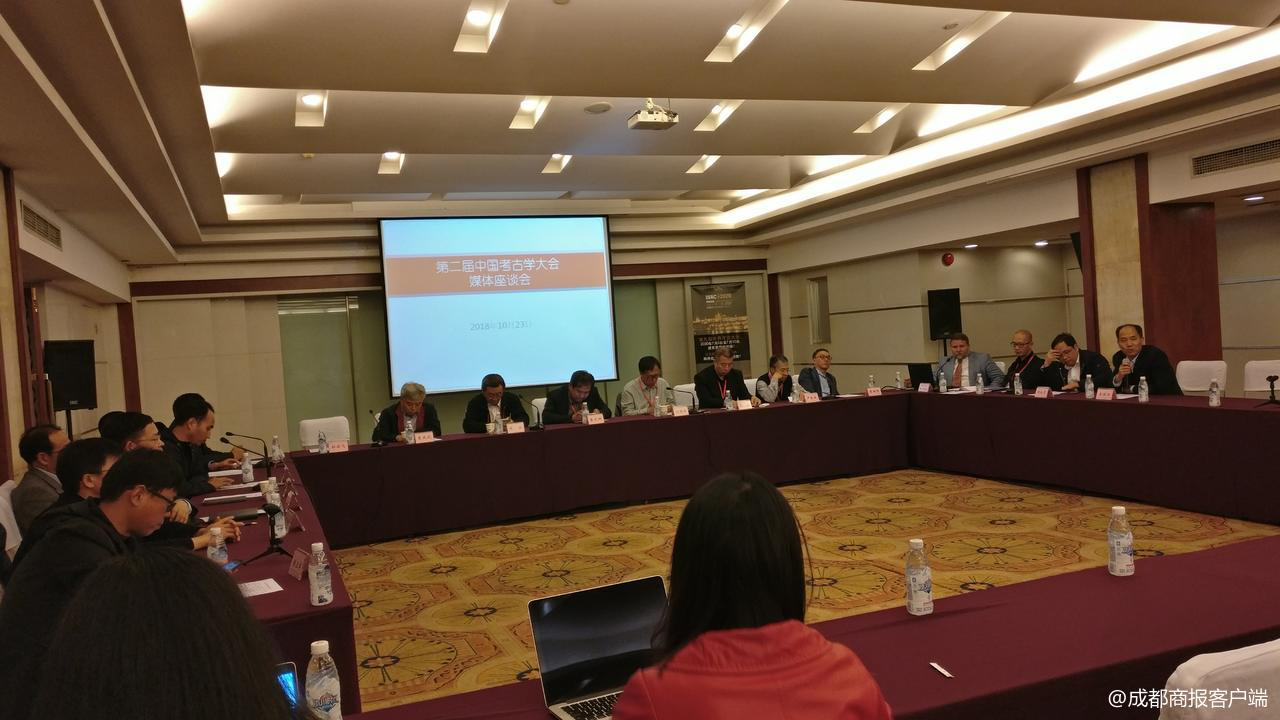
#> input picture ImageSim/img/1.png, 1280 x 720 px, found by its file name; the run also reads 1 picture not shown here
$ jupyter execute --allow-errors imageSim.ipynb   (older library calls are emulated)   (text cells are left out)
#> lines starting #> are read from the running program, lines starting #| are printed output that depends on the picture; pictures that were not available may be replaced by others from this repository, and a replacement may not be noted
[cell 1]
from PIL import Image
from PIL import ImageFilter
from PIL import ImageOps
import math

def get_code(List,middle):
	result = []
	for index in range(0,len(List)):
		if List[index] > middle:
			result.append("1")
		else:
			result.append("0")
	return result


def comp_code(code1,code2):
	num = 0
	for index in range(0,len(code1)):
		if str(code1[index]) != str(code2[index]):
			num+=1
	return num

def get_middle(List):
	li = List.copy()
	li.sort()
	if len(li)%2==0:
		index = int((len(li)/2)) - 1
		value = li[index]
	else:
		index = int((len(li)/2))
		value = (li[index]+li[index-1])/2
	return value


def get_matrix(image):
	matrix = []
	size = image.size
	for height in range(0,size[1]):
		pixel = []
		for width in range(0,size[0]):
			pixel_value = image.getpixel((width,height))
			pixel.append(pixel_value)
		matrix.append(pixel)
	return matrix


def get_coefficient(n):
	matrix = []
	PI = math.pi
	sqr = math.sqrt(1/n)
	value = []
	for i in range(0,n):
		value.append(sqr)
	matrix.append(value)

	for i in range(1,n):
		value=[]
		for j in range (0,n):
			data = math.sqrt(2.0/n) * math.cos(i*PI*(j+0.5)/n)
			value.append(data)
		matrix.append(value)
	return matrix


def get_transposing(matrix):
	new_matrix = []
	for i in range(0,len(matrix)):
		value = []
		for j in range(0,len(matrix[i])):
			value.append(matrix[j][i])
		new_matrix.append(value)
	return new_matrix

def get_mult(matrix1,matrix2):
	new_matrix = []

	for i in range(0,len(matrix1)):
		value_list = []
		for j in range(0,len(matrix1)):
			t = 0.0
			for k in range(0,len(matrix1)):
				t += matrix1[i][k] * matrix2[k][j]
			value_list.append(t)
		new_matrix.append(value_list)
	return new_matrix

def DCT(double_matrix):
	n = len(double_matrix)
	A = get_coefficient(n)
	AT = get_transposing(A)
	temp = get_mult(double_matrix, A)
	DCT_matrix = get_mult(temp, AT)
	return DCT_matrix

def sub_matrix_to_list(DCT_matrix,part_size):
	w,h = part_size
	List = []
	for i in range(0,h):
		for j in range(0,w):
			List.append(DCT_matrix[i][j])
	return List


def classify_DCT(image1,image2,size=(32,32),part_size=(8,8)):
	assert size[0]==size[1],"size error"
	assert part_size[0]==part_size[1],"part_size error"

	image1 = image1.convert('L').resize(size,Image.ANTIALIAS).filter(ImageFilter.BLUR)
	image1 = ImageOps.equalize(image1)
	matrix = get_matrix(image1)
	DCT_matrix = DCT(matrix)
	List = sub_matrix_to_list(DCT_matrix, part_size)
	middle = get_middle(List)
	code1 = get_code(List, middle)

	image2 = image2.convert('L').resize(size,Image.ANTIALIAS).filter(ImageFilter.BLUR)
	image2 = ImageOps.equalize(image2)
	matrix = get_matrix(image2)
	DCT_matrix = DCT(matrix)
	List = sub_matrix_to_list(DCT_matrix, part_size)
	middle = get_middle(List)
	code2 = get_code(List, middle)
	return comp_code(code1, code2)

[cell 2]
path1='./img/1.png'
img1=Image.open(path1,'r')
#> img1 is the input picture: PIL image 1280x720 RGB; mean R, G, B 102.8, 79, 59.5
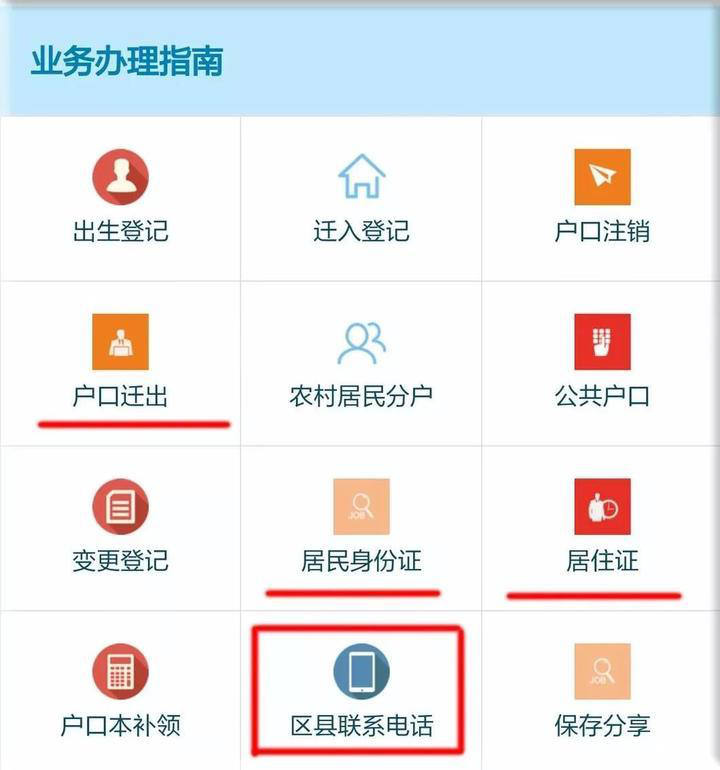
#> input picture ImageSim/img/15.png, 720 x 770 px, given in place of 3.png, which was not available
#> further down, img2 is the input picture: PIL image 720x770 RGB; mean R, G, B 236.2, 235.3, 236.8
#> (the rest of this cell did not finish here and is left out)

#> in classify_DCT, `image1 = image1.convert('L').resize(size,Image.ANTIALIAS).filter(Image..`:
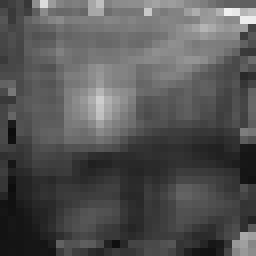
#> image1: PIL image 32x32 L (shown 8 times larger); min 12, max 239, mean 84.5
#> in classify_DCT, `image1 = ImageOps.equalize(image1)`:
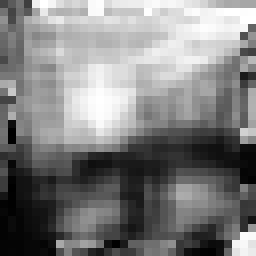
#> image1: PIL image 32x32 L (shown 8 times larger); min 0, max 255, mean 127
#> after the loop in get_matrix, `for height in range(0,size[1]):`: matrix = 32 items
#> in DCT, `n = len(double_matrix)`: n = 32
#> in get_coefficient, `sqr = math.sqrt(1/n)`: sqr = 0.177
#> after the loop in get_coefficient, `for i in range(0,n):`: value = 32 values from 0.177 to 0.177
#> after the loop in get_coefficient, `for i in range(1,n):`: matrix = 32 items
#> the loop in get_transposing, `for i in range(0,len(matrix)):` made 32 passes
#> the loop in get_mult, `for i in range(0,len(matrix1)):` made 32 passes
#> the loop in get_mult (call 2), `for i in range(0,len(matrix1)):` made 32 passes
#> after the loop in sub_matrix_to_list, `for i in range(0,h):`: List = 64 values, max 255 at index 5, min 62 at index 3, mean 150.2
#> in get_middle, `li = List.copy()`: li has the same summary as List in sub_matrix_to_list
#> in get_middle, `index = int((len(li)/2)) - 1`: index = 31
#> in get_middle, `value = li[index]`: value = 152
#> the loop in get_code, `for index in range(0,len(List)):` made 64 passes
#> after the loop in get_code, `for index in range(0,len(List)):`: result = 64 items, first 6: '0', '0', '0', '0', '1', '1'
#> in classify_DCT, `image2 = image2.convert('L').resize(size,Image.ANTIALIAS).filter(Image..`:
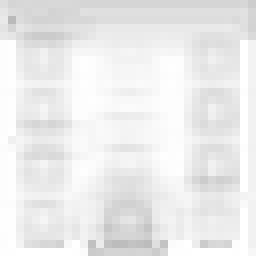
#> image2: PIL image 32x32 L (shown 8 times larger); min 186, max 255, mean 235.7
#> in classify_DCT, `image2 = ImageOps.equalize(image2)`:
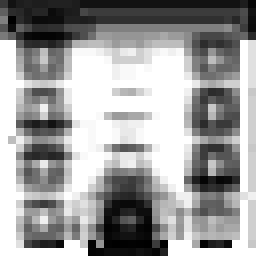
#> image2: PIL image 32x32 L (shown 8 times larger); min 0, max 255, mean 156.7
#> the loop in get_transposing (call 2), `for i in range(0,len(matrix)):` made 32 passes
#> in classify_DCT, `List = sub_matrix_to_list(DCT_matrix, part_size)`: List = 64 values, max 255 at index 48, min -1.05e-13 at index 17, mean 78.45
#> in classify_DCT, `middle = get_middle(List)`: middle = 44
#> the loop in get_code (call 2), `for index in range(0,len(List)):` made 64 passes
#> in classify_DCT, `code2 = get_code(List, middle)`: code2 = 64 items, first 6: '1', '0', '0', '0', '0', '0'
#> the loop in comp_code, `for index in range(0,len(code1)):` made 64 passes
#> after the loop in comp_code, `for index in range(0,len(code1)):`: num = 36
#| 3 36
#> pass 2 of the loop `for j in range(3,15):`:
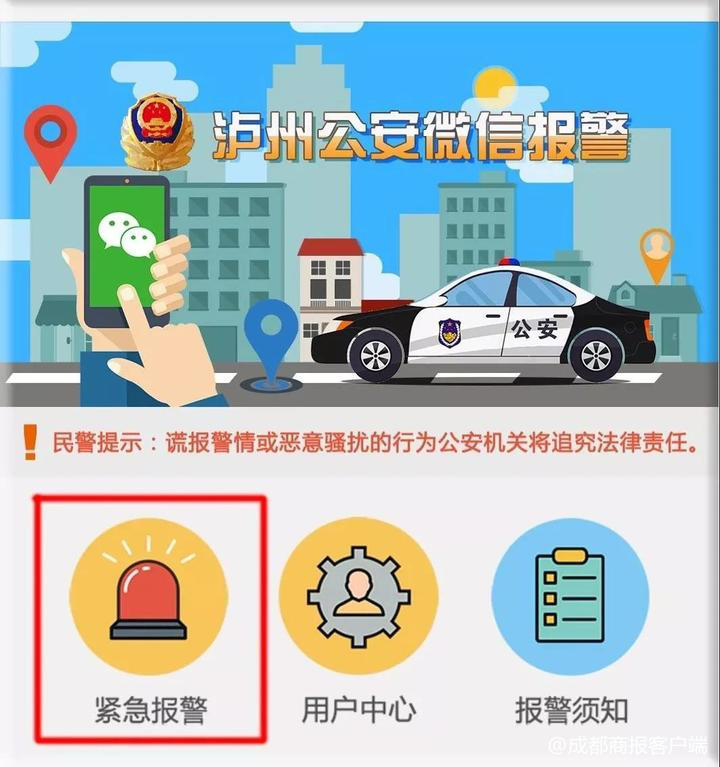
#> input picture ImageSim/img/16.png, 720 x 767 px, given in place of 4.png, which was not available
#> img2 is the input picture: PIL image 720x767 RGB; mean R, G, B 172.6, 191, 195.3
#> in classify_DCT (call 2), `List = sub_matrix_to_list(DCT_matrix, part_size)`: List = 64 values, max 255 at index 5, min 62 at index 3, mean 150.2
#> in classify_DCT (call 2), `middle = get_middle(List)`: middle = 152
#> in classify_DCT (call 2), `image2 = image2.convert('L').resize(size,Image.ANTIALIAS).filter(Image..`:
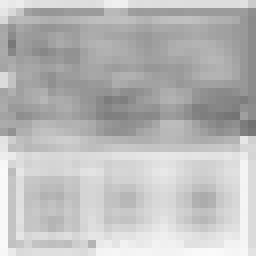
#> image2: PIL image 32x32 L (shown 8 times larger); min 113, max 250, mean 186.6
#> in classify_DCT (call 2), `image2 = ImageOps.equalize(image2)`:
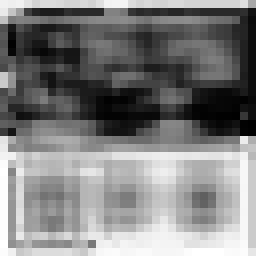
#> image2: PIL image 32x32 L (shown 8 times larger); min 0, max 255, mean 126.8
#> in classify_DCT (call 2), `List = sub_matrix_to_list(DCT_matrix, part_size)`: List = 64 values, max 241 at index 2, min 1 at index 41, mean 85.17
#> in classify_DCT (call 2), `middle = get_middle(List)`: middle = 59
#> code2 = 64 items, first 6: '1', '1', '1', '1', '1', '1'
#> the loop in comp_code (call 2), `for index in range(0,len(code1)):` made 64 passes
#| 4 40

[cell 3]
from PIL import Image #导入pillow库下的image模块，主要用于图片缩放、图片灰度化、获取像素灰度值

def dhash(filepath, hash_size = 8):
  image=Image.open(filepath,'r')
  # Grayscale and shrink the image in one step.
  image = image.convert('L').resize(
    (hash_size + 1, hash_size),
    # Image.ANTIALIAS,
    #   Image.BICUBIC #双立方滤波。在输入图像的4*4矩阵上进行立方插值。
      Image.BILINEAR #双线性内插滤波。在输入图像的2*2矩阵上进行线性插值。
  )
  pixels = list(image.getdata())

  # Compare adjacent pixels.
  difference = []
  for row in range(hash_size):
    for col in range(hash_size):
      pixel_left = image.getpixel((col, row))
      pixel_right = image.getpixel((col + 1, row))
      difference.append(pixel_left > pixel_right)

  # Convert the binary array to a hexadecimal string.
  decimal_value = 0
  hex_string = []
  for index, value in enumerate(difference):
    if value:
      decimal_value += 2**(index % 8)
    if (index % 8) == 7:
      hex_string.append(hex(decimal_value)[2:].rjust(2, '0'))
      decimal_value = 0
  return ''.join(hex_string)

# [6 lines left out: function Diff, not called in this run]

def DHash(imagepath1, imagepath2):
    hash1 = dhash(imagepath1)
    hash2 = dhash(imagepath2)
    num = 0
    for i, j in zip(hash1, hash2):
        if i != j:
            num += 1
    return num

[cell 4]
i=16
#> i = 16
filepath1='./img/%s.png'%i
#> filepath1 = './img/16.png'
#> (the rest of this cell did not finish here and is left out)

#> in dhash, `pixels = list(image.getdata())`: pixels = 72 values, max 237 at index 68, min 113 at index 34, mean 185.2
#> after the loop in dhash, `for row in range(hash_size):`: difference = 64 items, first 6: True, True, False, True, True, False
#> the loop in dhash, `for index, value in enumerate(difference):` made 64 passes
#> value on passes 1, 2, 4, 5, 7, 8, 9, 12, 13, 15, 16, 17: True, True, True, True, True, True, True, True, True, True, True, True
#> after the loop in dhash, `for index, value in enumerate(difference):`: hex_string = ['db', 'd9', 'b3', '4c', '65', '69', '69', '61']
#> in DHash, `hash1 = dhash(imagepath1)`: hash1 = 'dbd9b34c65696961'

[cell 5]
from collections import defaultdict
import time
# [11 lines left out: function drop_same_image, not called in this run]

scores=defaultdict(int)
#> scores = 0 items
a=time.time()
#> (the rest of this cell did not finish here and is left out)

[cell 6]
from queue import PriorityQueue
from functools import partial
q = PriorityQueue()
import time
a=time.time()
#> (the rest of this cell did not finish here and is left out)

[cell 7]
imagesdict={31017: {'content_image': ['./img/1.png', './img/2.png', './img/3.png', './img/4.png', './img/5.png', './img/6.png', './img/7.png', './img/8.png', './img/9.png', './img/10.png', './img/11.png', './img/12.png'], 'author_image': ['./img/13.png', './img/14.png', './img/15.png', './img/16.png', './img/17.png', './img/18.png', './img/19.png', './img/20.png', './img/21.png', './img/22.png']}}

[cell 8]
import cv2 as cv
import math
import numpy as np
from collections import defaultdict
#定义最大灰度级数
gray_level = 8

# [71 lines left out: functions maxGrayLevel, getGlcm, feature_computer, GrayCoOccur, SimGrayCoOccur, not called in this run]


def changeGray(filepath,size=256):
    img = cv.imread(filepath)
    img_shape=img.shape
    # int(img_shape[1]/2),int(img_shape[0]/2)
    img=cv.cvtColor(img, cv.COLOR_BGR2GRAY)
    img_gray=cv.resize(img,(size,size),interpolation=cv.INTER_CUBIC)
    return img_gray

def GrayHis(filepath,size):
    """基于灰度颜色直方图的相似度算法"""
    img_gray=changeGray(filepath,size=size)
    h,w=img_gray.shape
    grayhis=defaultdict(int)
    for i in range(h):
        for j in range(w):
            grayhis[img_gray[i][j]]+=1

    grayhis=sorted(grayhis.items(),key=lambda key:key[0])
    grayhis={a:b/float(h*w) for a,b in grayhis}
    return grayhis

# [8 lines left out: function SimGrayHis, not called in this run]

[cell 9]
filepath1='./img/9.png'
filepath2='./img/8.png'
#> (the rest of this cell did not finish here and is left out)
